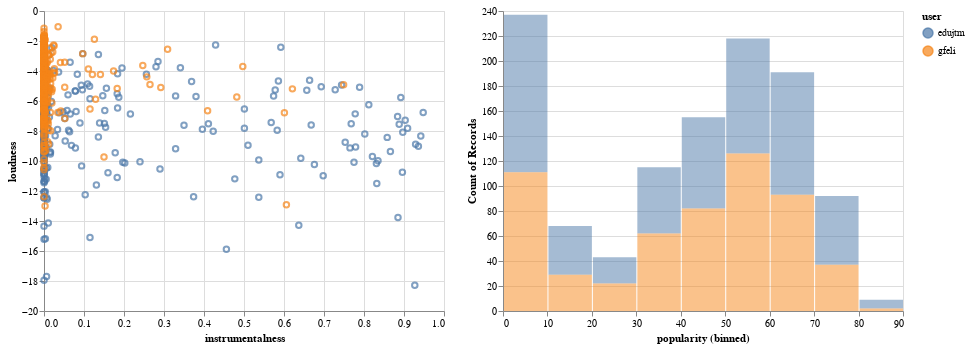

Here is the notebook cell this chart was saved with:
### Code cell
interval = alt.selection_interval()

data = alt.Chart(all_songs).mark_point().encode(
    x='instrumentalness',
    y='loudness',
    tooltip=['name', 'popularity'],
    color=alt.condition(interval, 'user:N', alt.value('lightgray')),
).properties(
    selection=interval
)

popularity = alt.Chart(all_songs).mark_bar(opacity=0.5).encode(
    x=alt.X('popularity', bin=True),
    y='count()',
    color='user'
).transform_filter(
    interval
)

data | popularity

### Figure 1 — Vega-Lite specification as saved in the notebook (floating-point values rounded to 4 significant figures; data arrays with more than 128 entries replaced by an {"elided": "..."} marker saying what was removed)
{"$schema": "https://vega.github.io/schema/vega-lite/v2.6.0.json", "config": {"view": {"height": 300, "width": 400}}, "datasets": {"data-19fd917bb84e65fc9d9ca3af85244765": {"elided": "1128 records"}}, "hconcat": [{"data": {"name": "data-19fd917bb84e65fc9d9ca3af85244765"}, "encoding": {"color": {"condition": {"field": "user", "selection": "selector001", "type": "nominal"}, "value": "lightgray"}, "tooltip": [{"field": "name", "type": "nominal"}, {"field": "popularity", "type": "quantitative"}], "x": {"field": "instrumentalness", "type": "quantitative"}, "y": {"field": "loudness", "type": "quantitative"}}, "mark": "point", "selection": {"selector001": {"encodings": ["x", "y"], "mark": {"fill": "#333", "fillOpacity": 0.125, "stroke": "white"}, "on": "[mousedown, window:mouseup] > window:mousemove!", "resolve": "global", "translate": "[mousedown, window:mouseup] > window:mousemove!", "type": "interval", "zoom": "wheel!"}}}, {"data": {"name": "data-19fd917bb84e65fc9d9ca3af85244765"}, "encoding": {"color": {"field": "user", "type": "nominal"}, "x": {"bin": true, "field": "popularity", "type": "quantitative"}, "y": {"aggregate": "count", "type": "quantitative"}}, "mark": {"opacity": 0.5, "type": "bar"}, "transform": [{"filter": {"selection": "selector001"}}]}]}
